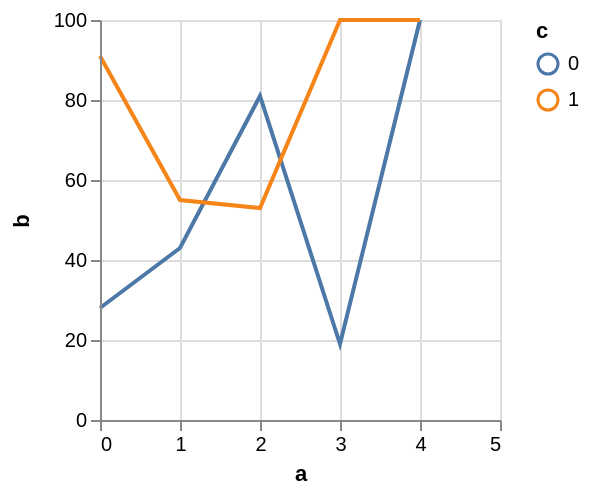

Source (Vega-Lite JSON):
### Vega specification from a JSON file in a GitHub repository (floating-point values rounded to 4 significant figures)
{"$schema": "https://vega.github.io/schema/vega/v4.json", "autosize": "pad", "padding": 5, "width": 200, "height": 200, "style": "cell", "data": [{"name": "source_0", "values": [{"a": 0, "b": 28, "c": 0}, {"a": 0, "b": 91, "c": 1}, {"a": 1, "b": 43, "c": 0}, {"a": 1, "b": 55, "c": 1}, {"a": 2, "b": 81, "c": 0}, {"a": 2, "b": 53, "c": 1}, {"a": 3, "b": 19, "c": 0}]}, {"name": "data_0", "source": "source_0", "transform": [{"type": "formula", "expr": "toNumber(datum[\"a\"])", "as": "a"}, {"type": "formula", "expr": "toNumber(datum[\"b\"])", "as": "b"}, {"type": "impute", "field": "b", "key": "a", "keyvals": [4], "method": "value", "groupby": ["c"], "value": null}, {"type": "formula", "expr": "datum.b === null ? 100 : datum.b", "as": "b"}]}], "marks": [{"name": "pathgroup", "type": "group", "from": {"facet": {"name": "faceted_path_main", "data": "data_0", "groupby": ["c"]}}, "encode": {"update": {"width": {"field": {"group": "width"}}, "height": {"field": {"group": "height"}}}}, "marks": [{"name": "marks", "type": "line", "style": ["line"], "sort": {"field": "datum[\"a\"]", "order": "descending"}, "from": {"data": "faceted_path_main"}, "encode": {"update": {"stroke": {"scale": "color", "field": "c"}, "tooltip": {"signal": "{\"a\": format(datum[\"a\"], \"\"), \"b\": format(datum[\"b\"], \"\"), \"c\": ''+datum[\"c\"]}"}, "x": {"scale": "x", "field": "a"}, "y": {"scale": "y", "field": "b"}, "defined": {"signal": "datum[\"a\"] !== null && !isNaN(datum[\"a\"]) && datum[\"b\"] !== null && !isNaN(datum[\"b\"])"}}}}]}], "scales": [{"name": "x", "type": "linear", "domain": {"data": "data_0", "field": "a"}, "range": [0, {"signal": "width"}], "nice": 1, "zero": false}, {"name": "y", "type": "linear", "domain": {"data": "data_0", "field": "b"}, "range": [{"signal": "height"}, 0], "nice": true, "zero": true}, {"name": "color", "type": "ordinal", "domain": {"data": "data_0", "field": "c", "sort": true}, "range": "category"}], "axes": [{"scale": "x", "orient": "bottom", "grid": false, "title": "a", "labelFlush": true, "labelOverlap": true, "tickCount": {"signal": "ceil(width/40)"}, "zindex": 1}, {"scale": "x", "orient": "bottom", "gridScale": "y", "grid": true, "tickCount": {"signal": "ceil(width/40)"}, "domain": false, "labels": false, "maxExtent": 0, "minExtent": 0, "ticks": false, "zindex": 0}, {"scale": "y", "orient": "left", "grid": false, "title": "b", "labelOverlap": true, "tickCount": {"signal": "ceil(height/40)"}, "zindex": 1}, {"scale": "y", "orient": "left", "gridScale": "x", "grid": true, "tickCount": {"signal": "ceil(height/40)"}, "domain": false, "labels": false, "maxExtent": 0, "minExtent": 0, "ticks": false, "zindex": 0}], "legends": [{"stroke": "color", "title": "c"}], "config": {"axisY": {"minExtent": 30}}}
